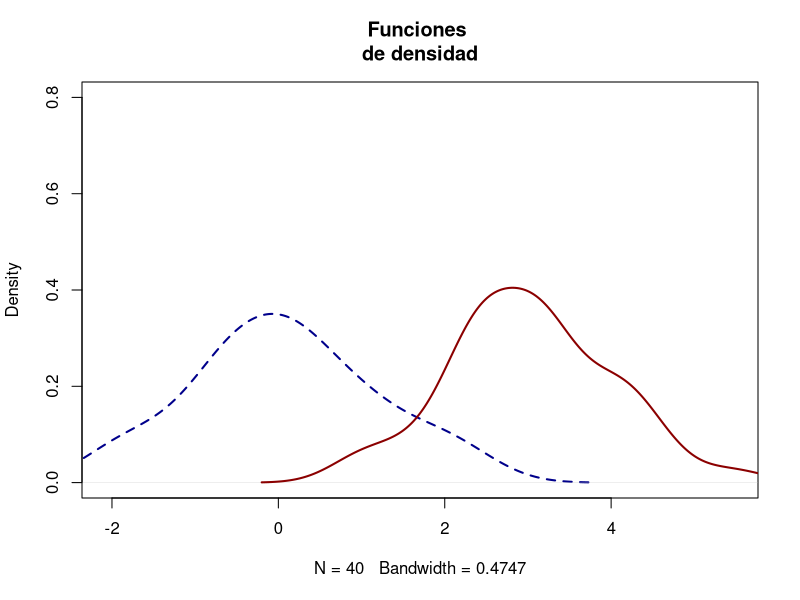
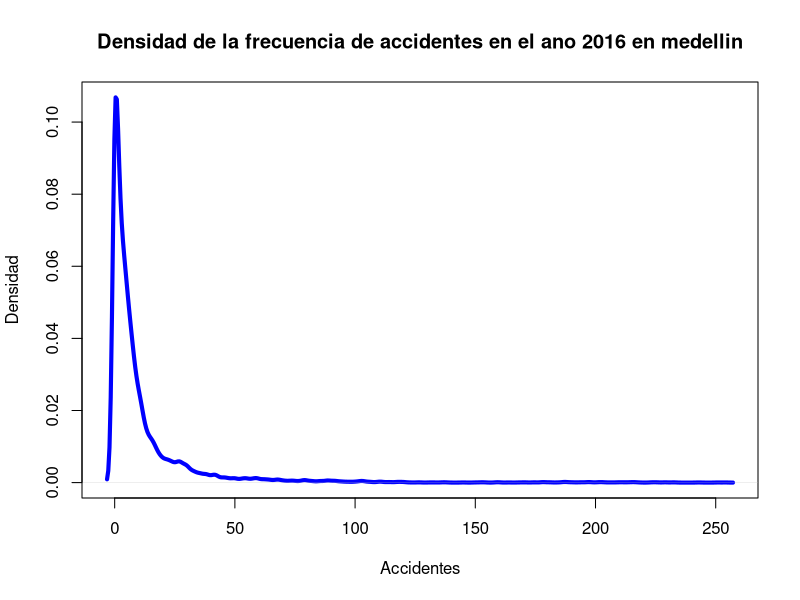

Write R code to recreate these figures, in order.
## ---- chunk 1
var1 <- rnorm(40,mean=0,sd=1)
var2 <- rnorm(40,mean=3,sd=1)


plot(density(var1),xlim=c(min(var1),max(var2)),ylim=c(0,0.8),lty=2,lwd=2,col="darkblue",main="Funciones 
de densidad")
lines(density(var2),lwd=2,col="darkred")
## ---- chunk 2

datos<- read.csv("Accidentalidad_nueva_3.csv")
head(datos)


## ---- chunk 3
accidentes<-datos$NUMERO.ACCIDENTE
plot(density(x=accidentes), main="Densidad de la frecuencia de accidentes en el ano 2016 en medellin", xlab="Accidentes", ylab="Densidad", lwd=4, col="blue")
